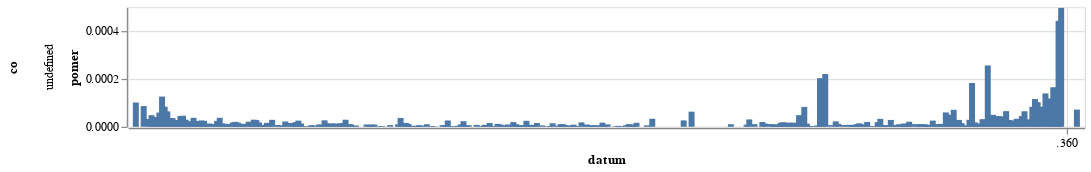

Here is the notebook cell this chart was saved with:
### Code cell
graf(podil_vyskytu_behem_roku(r"(?i)váno[cč]","Vánoce").filter(pl.col("pocet_slov") > 10000))

### Figure 1 — Vega-Lite specification as saved in the notebook (floating-point values rounded to 4 significant figures; data arrays with more than 128 entries replaced by an {"elided": "..."} marker saying what was removed)
{"config": {"view": {"continuousWidth": 300, "continuousHeight": 300}}, "data": {"name": "data-84c3915bcef14cb1f71593b2fa8df906"}, "mark": {"type": "bar"}, "encoding": {"row": {"field": "co", "type": "nominal"}, "x": {"field": "datum", "type": "temporal"}, "y": {"field": "pomer", "type": "quantitative"}}, "height": 100, "width": 800, "$schema": "https://vega.github.io/schema/vega-lite/v5.8.0.json", "datasets": {"data-84c3915bcef14cb1f71593b2fa8df906": {"elided": "346 records"}}}
